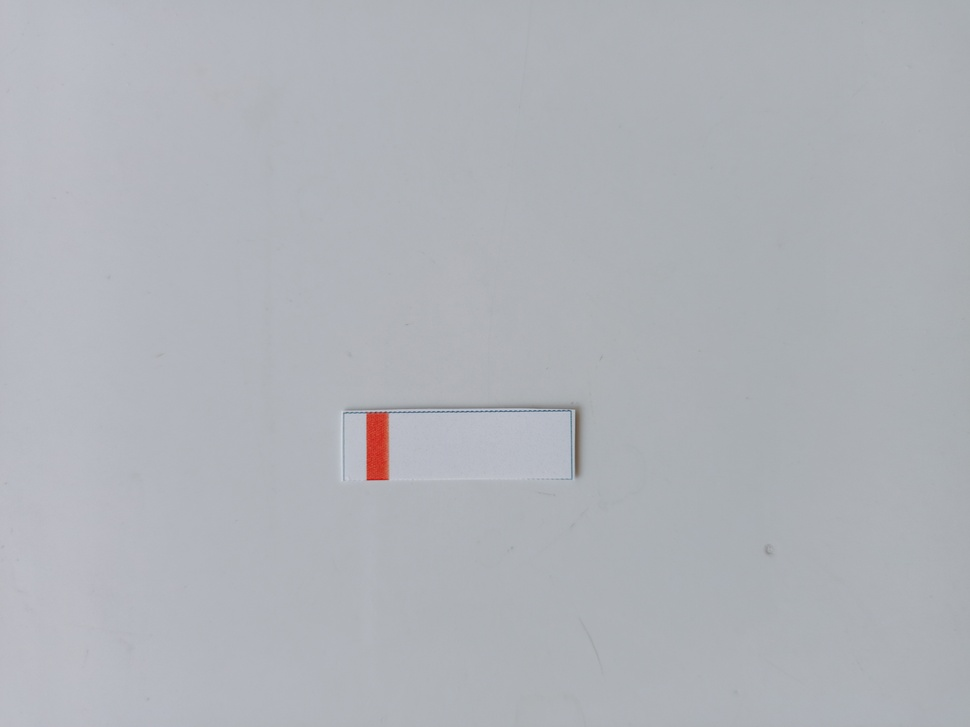
#> input picture Pics/Project_images/10.jpg, 970 x 727 px, shrunk from 4000 x 3000 before the run, found by its file name
$ jupyter execute --allow-errors test.ipynb
#> lines starting #> are read from the running program, lines starting #| are printed output that depends on the picture; after the words box and inside, x2 and y2 are one past the last pixel; in counts of white or black regions, pixels touching at a corner belong together
[cell 1]
import cv2
import matplotlib.pyplot as plt
import numpy as np

#> (the rest of this cell did not finish here and is left out)

#> (a cell that did not finish here is left out)

[cell 3]
# [8 lines of commented-out code are left out]
img=cv2.cvtColor(cv2.imread("Pics/Total/10.jpg", cv2.IMREAD_COLOR), cv2.COLOR_BGR2RGB)
edges = cv2.Canny(img,150,200)
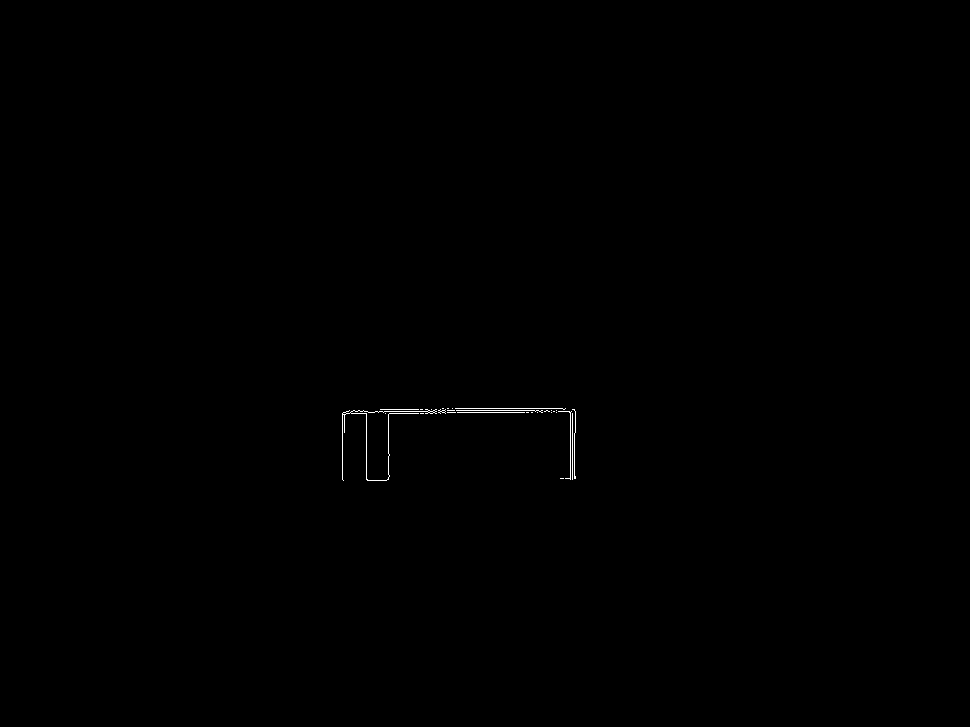
#> edges: shape (727, 970); 0.14% white in thin lines or dots, all inside (x1, y1, x2, y2) = (342, 408, 576, 481)
# plt.imshow(img)
contours, hierarchy = cv2.findContours(edges, cv2.RETR_TREE, cv2.CHAIN_APPROX_SIMPLE)
#> contours = 33 contours, 32 with area under 20; largest, box (x1, y1, x2, y2) and area: (342, 409, 437, 481) 24
imgcpy = img.copy()

rect = cv2.minAreaRect(np.concatenate(contours))
#> rect = ((458.5, 443.8), (233.4, 71.7), -0.308)
box = cv2.boxPoints(rect)
#> box = [[342, 480.2], [341.6, 408.5], [575, 407.3], [575.4, 479]]
box = np.int0(box)
#> box = [[342, 480], [341, 408], [574, 407], [575, 478]]
cv2.drawContours(imgcpy, [box], -1, (0,0,255), 3)
plt.imshow(imgcpy)
rect
#> Out = ((458.5, 443.8), (233.4, 71.7), -0.308)

[cell 4]
center = np.array(rect[0])
#> center = [458.5, 443.8]
len_big = max(rect[1])
#> len_big = 233.4
len_small = min(rect[1])
#> len_small = 71.7
# len_big = rect[1][0]
# len_small = rect[1][1]
radius=  int(0.15* len_small)
#> radius = 10
angle = rect[2]
#> angle = -0.308
rot = np.array([[np.cos(angle*np.pi/180), -np.sin(angle*np.pi/180)],
                [np.sin(angle*np.pi/180), np.cos(angle* np.pi/180)]])
#> rot = [[1, 0.00538], [-0.00538, 1]]
center1 = center + rot@ np.array([1,0] if rect[1][0] > rect[1][1] else [0,1]) * len_big * 0.34
#> center1 = [537.8, 443.3]
center2 = center - rot@ np.array([1,0] if rect[1][0] > rect[1][1] else [0,1]) * len_big * 0.34
#> center2 = [379.2, 444.2]
center1 = list(map(int, center1))
#> center1 = [537, 443]
center2 = list(map(int, center2))
#> center2 = [379, 444]

box_size = (len_small, len_big*0.1)
#> box_size = (71.7, 23.34)
if rect[1][0] < rect[1][1]:
    box_size = box_size[::-1]
rect1  = (center1, box_size, (angle + 90)%360)
#> rect1 = ([537, 443], (71.7, 23.34), 89.69)
box1 = cv2.boxPoints(rect1)
#> box1 = [[525.1, 407.2], [548.5, 407.1], [548.9, 478.8], [525.5, 478.9]]
box1 = np.int0(box1)
#> box1 = [[525, 407], [548, 407], [548, 478], [525, 478]]

rect2  = (center2, box_size, (angle + 90)%360)
#> rect2 = ([379, 444], (71.7, 23.34), 89.69)
box2 = cv2.boxPoints(rect2)
#> box2 = [[367.1, 408.2], [390.5, 408.1], [390.9, 479.8], [367.5, 479.9]]
box2 = np.int0(box2)
#> box2 = [[367, 408], [390, 408], [390, 479], [367, 479]]
cv2.drawContours(imgcpy, [box1], -1, (255,0,255), 3)
cv2.drawContours(imgcpy, [box2], -1, (0,255,255), 3)
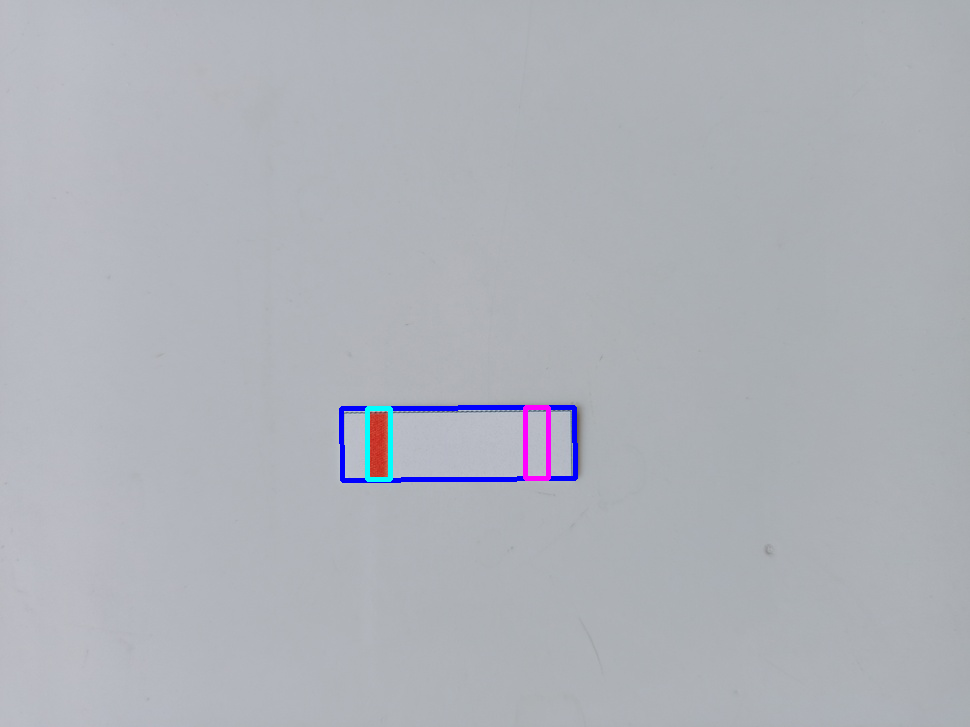
#> imgcpy: shape (727, 970, 3); mean R, G, B 175.2, 178.1, 184.9
plt.imshow(imgcpy)

[cell 5]
imgcpy_hsv = cv2.cvtColor(img, cv2.COLOR_RGB2HSV)
#> imgcpy_hsv: shape (727, 970, 3); mean H, S, V 109.1, 12.5, 184.7
mask1 = np.zeros(imgcpy.shape[: 2], np.uint8)
cv2.drawContours(mask1, [box1], -1, (255,255,255), -1)
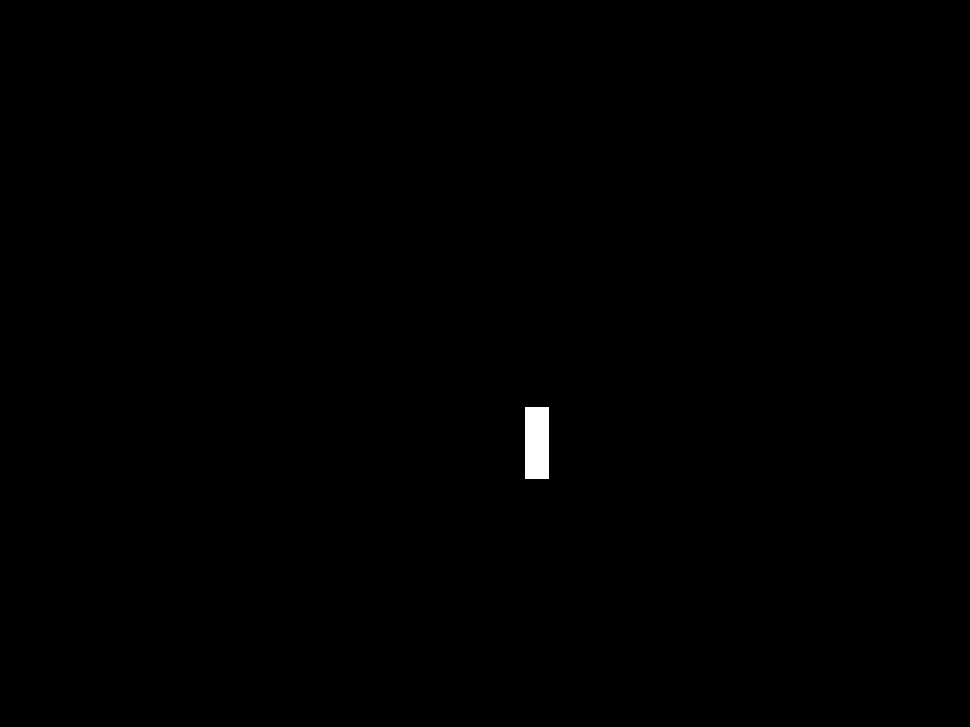
#> mask1: shape (727, 970); 0.25% white; 1 white region, box (x1, y1, x2, y2) and area: (525, 407, 549, 479) 1728
mean1 = cv2.mean(imgcpy_hsv, mask=mask1)
#> mean1 = (111.6, 17.81, 193, 0)
# plt.imshow(mask1)
mask2 = np.zeros(imgcpy.shape[: 2], np.uint8)
cv2.drawContours(mask2, [box2], -1, (255,255,255), -1)
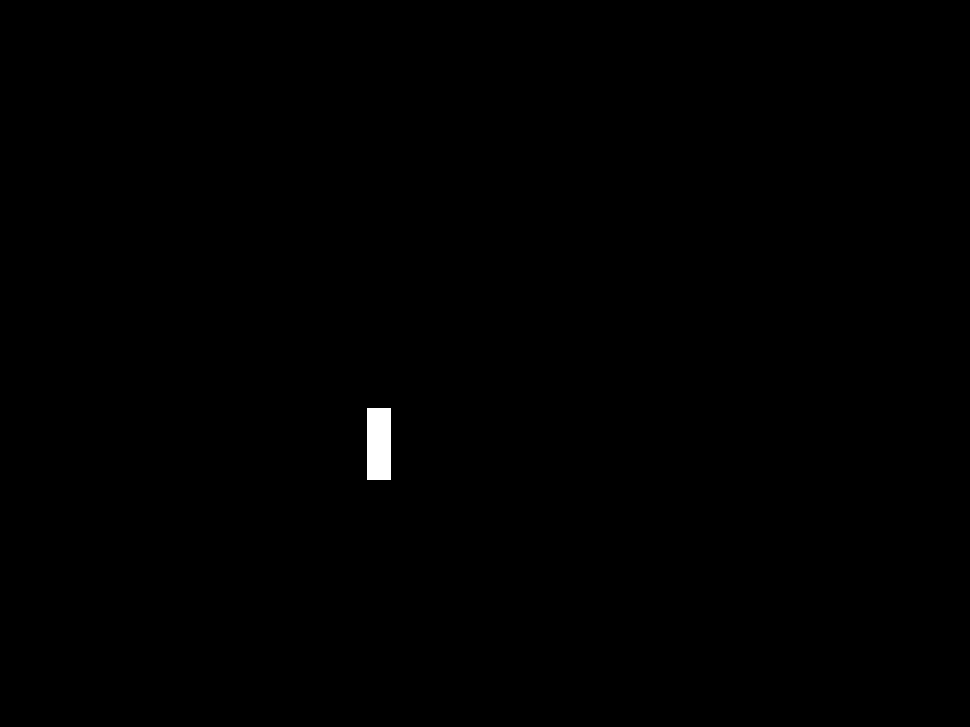
#> mask2: shape (727, 970); 0.25% white; 1 white region, box (x1, y1, x2, y2) and area: (367, 408, 391, 480) 1728
mean2 = cv2.mean(imgcpy_hsv, mask=mask2)
#> mean2 = (18.16, 162.3, 192.5, 0)

mean1, mean2
#> Out = ((111.6, 17.81, 193, 0), (18.16, 162.3, 192.5, 0))
